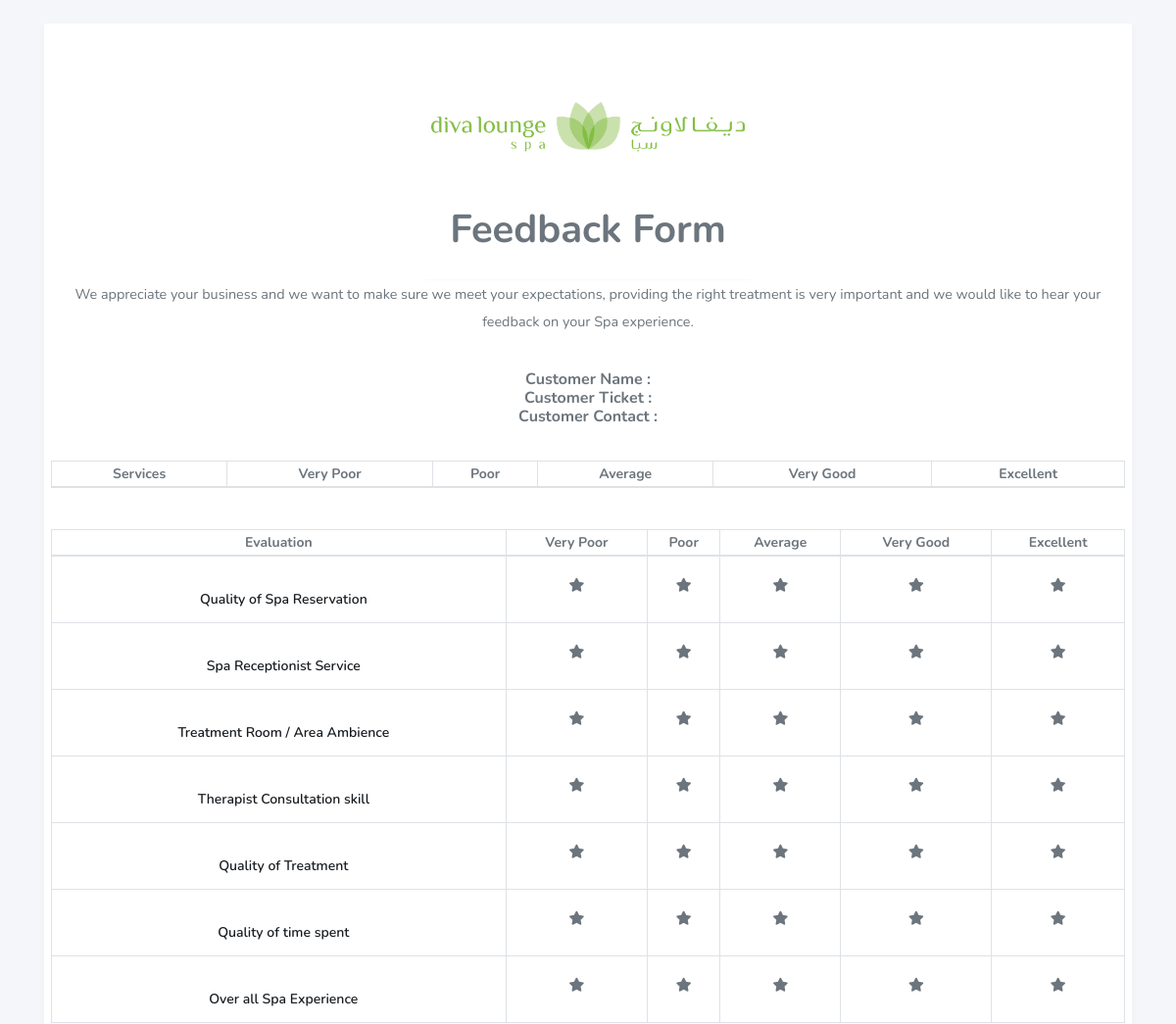
/branch/feedback_form.php?cust=YYkepPq (upper part), run on an earlier commit of the app's database.
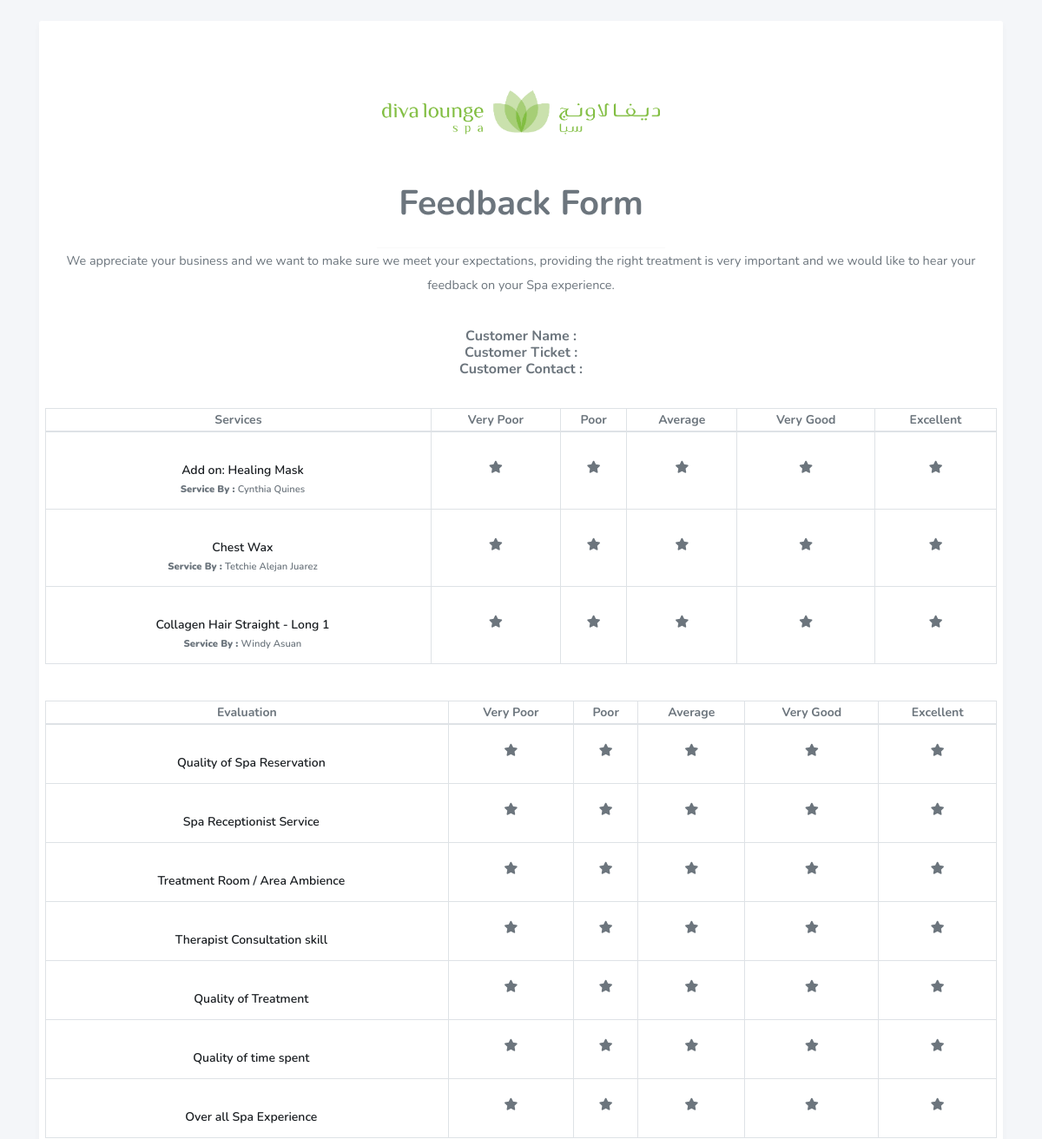
And on a later commit of the database.
### tables this page shows
CREATE TABLE `review_form` (
  `re_id` int(11) NOT NULL,
  `c_code` varchar(10) NOT NULL COMMENT 'customer code',
  `l_id` int(11) NOT NULL COMMENT 'branch id',
  `s_id` int(11) NOT NULL COMMENT 'category id',
  `se_id` int(11) NOT NULL COMMENT 'service id',
  `st_id` int(11) NOT NULL COMMENT 'staff id',
  `rating` int(11) NOT NULL DEFAULT 0
);

CREATE TABLE `services` (
  `se_id` int(11) NOT NULL,
  `s_id` int(11) NOT NULL,
  `se_name` varchar(200) NOT NULL
);

CREATE TABLE `staffs` (
  `st_id` int(11) NOT NULL,
  `l_id` int(11) NOT NULL,
  `st_name` varchar(200) NOT NULL
);

### branch/feedback_form.php (the view, shortened to what the changed rows need)
<?php
    include('../dbcon.php');
    $cust_code = $_GET['cust'];
?>
<!DOCTYPE html>
<html lang="en">
    <head>
        <link rel="stylesheet" href="https://stackpath.bootstrapcdn.com/bootstrap/4.3.1/css/bootstrap.min.css">
        <link rel="stylesheet" href="https://use.fontawesome.com/releases/v5.7.2/css/all.css">
        <link rel="stylesheet" href="../assets/css/style.css">
        <link rel="stylesheet" href="../assets/css/components.css">
        <link rel="stylesheet" href="../assets/css/google.css">
    </head>
    <body>
        <div id="app">
            <section class="section">
                <div class="container mt-4">
                    <div class="row">
                        <div class="col-12">
                            <div class="card">
                                <div class="card-header text-center" style="width: unset !important">
                                    <h1 class="card-title">Feedback Form</h1>
                                </div>
                                <div class="card-body" style="padding: 0.5em">
                                    <form class="feedback">
                                        <table class="col-sm-12 table-bordered table-condensed cf">
                                            <thead>
                                                <th>Services</th>
                                                <th>Very Poor</th>
                                                <th>Poor</th>
                                                <th>Average</th>
                                                <th>Very Good</th>
                                                <th>Excellent</th>
                                            </thead>
                                            <tbody>
                                                <?php
                                                    $data = "select * from review_form where c_code = '$cust_code'";
                                                    $get_data = mysqli_query($link, $data);
                                                    while($row_data = mysqli_fetch_array($get_data, MYSQLI_ASSOC))
                                                    {
                                                        $services[] = $row_data;
                                                    }
                                                    foreach($services as $service)
                                                    {
                                                        $se = "select * from services where se_id = '".$service['se_id']."'";
                                                        $get_se = mysqli_query($link, $se);
                                                        $row_se = mysqli_fetch_array($get_se, MYSQLI_ASSOC);
                                                        $st = "select * from staffs where st_id = '".$service['st_id']."'";
                                                        $get_st = mysqli_query($link, $st);
                                                        $row_st = mysqli_fetch_array($get_st, MYSQLI_ASSOC);
                                                ?>
                                                <tr>
                                                    <td style="padding-left: 1% !important">
                                                        <div class="section-title" style="font-size: 0.9em;">
                                                            <?php echo $row_se['se_name']; ?>
                                                            <br>
                                                            <span style="font-size: 0.8em; color: #6c757d;"><b>Service By : </b><?php echo $row_st['st_name']; ?></span>
                                                        </div>
                                                    </td>
                                                    <td data-column="Very Poor">
                                                        <label class="selectgroup-item">
                                                            <span class="selectgroup-button selectgroup-button-icon"><i class="fas fa-star"></i></span>
                                                        </label>
                                                    </td>
                                                    <td data-column="Poor">
                                                        <label class="selectgroup-item">
                                                            <span class="selectgroup-button selectgroup-button-icon"><i class="fas fa-star"></i></span>
                                                        </label>
                                                    </td>
                                                    <td data-column="Average">
                                                        <label class="selectgroup-item">
                                                            <span class="selectgroup-button selectgroup-button-icon"><i class="fas fa-star"></i></span>
                                                        </label>
                                                    </td>
                                                    <td data-column="Very Good">
                                                        <label class="selectgroup-item">
                                                            <span class="selectgroup-button selectgroup-button-icon"><i class="fas fa-star"></i></span>
                                                        </label>
                                                    </td>
                                                    <td data-column="Excellent">
                                                        <label class="selectgroup-item">
                                                            <span class="selectgroup-button selectgroup-button-icon"><i class="fas fa-star"></i></span>
                                                        </label>
                                                    </td>
                                                </tr>
                                                <?php
                                                    }
                                                ?>
                                            </tbody>
                                        </table>
                                        <br><br>
                                        <table class="col-sm-12 table-bordered table-condensed cf">
                                            <thead>
                                                <th scope="col">Evaluation</th>
                                                <th scope="col">Very Poor</th>
                                                <th scope="col">Poor</th>
                                                <th scope="col">Average</th>
                                                <th scope="col">Very Good</th>
                                                <th scope="col">Excellent</th>
                                            </thead>
                                        </table>
                                        <br><br>
                                    </form>
                                </div>
                            </div>
                        </div>
                    </div>
                </div>
            </section>
        </div>
    </body>
</html>

What changed in the data, as far as the page shows it:
now on this page (row edited): review_form: se.se_name "Add on: Healing Mask", st.st_name "Cynthia Quines"
now on this page (row edited): review_form: se.se_name "Chest Wax", st.st_name "Tetchie Alejan Juarez"
now on this page (row edited): review_form: se.se_name "Collagen Hair Straight - Long 1", st.st_name "Windy Asuan"
